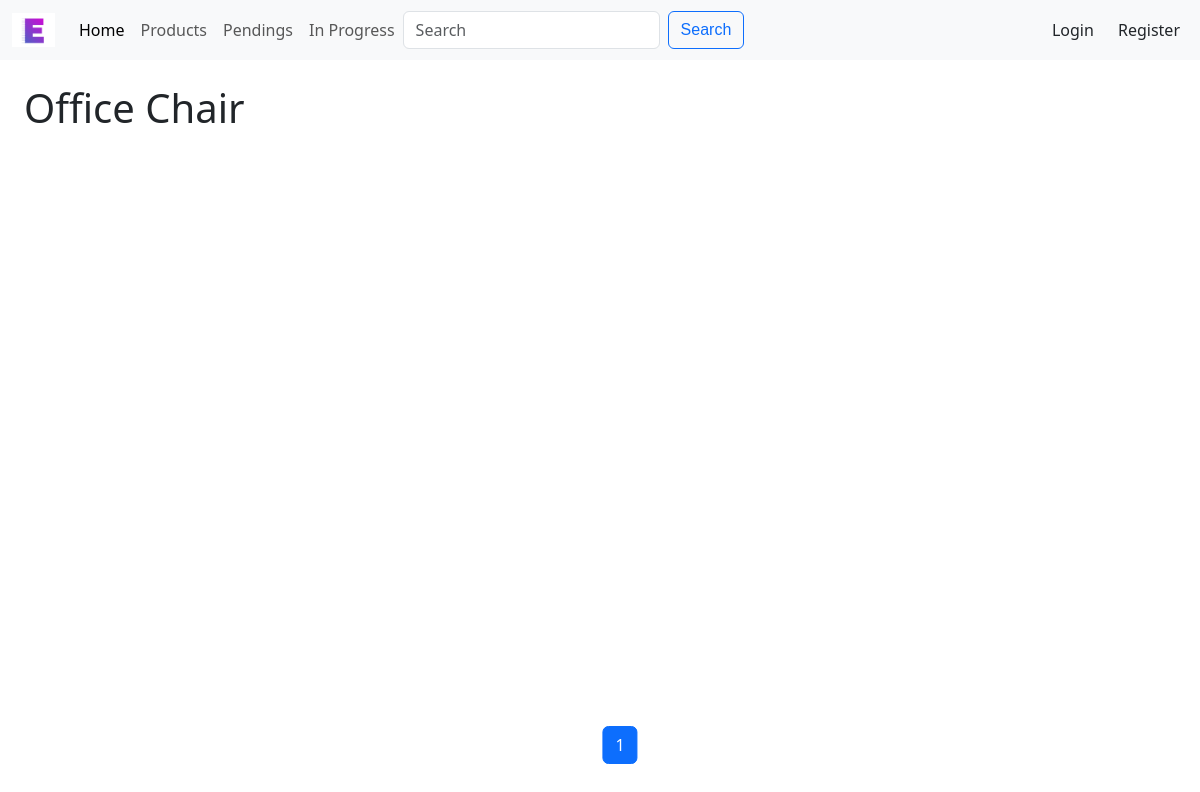
The app's page /category_products/Office Chair, older data.
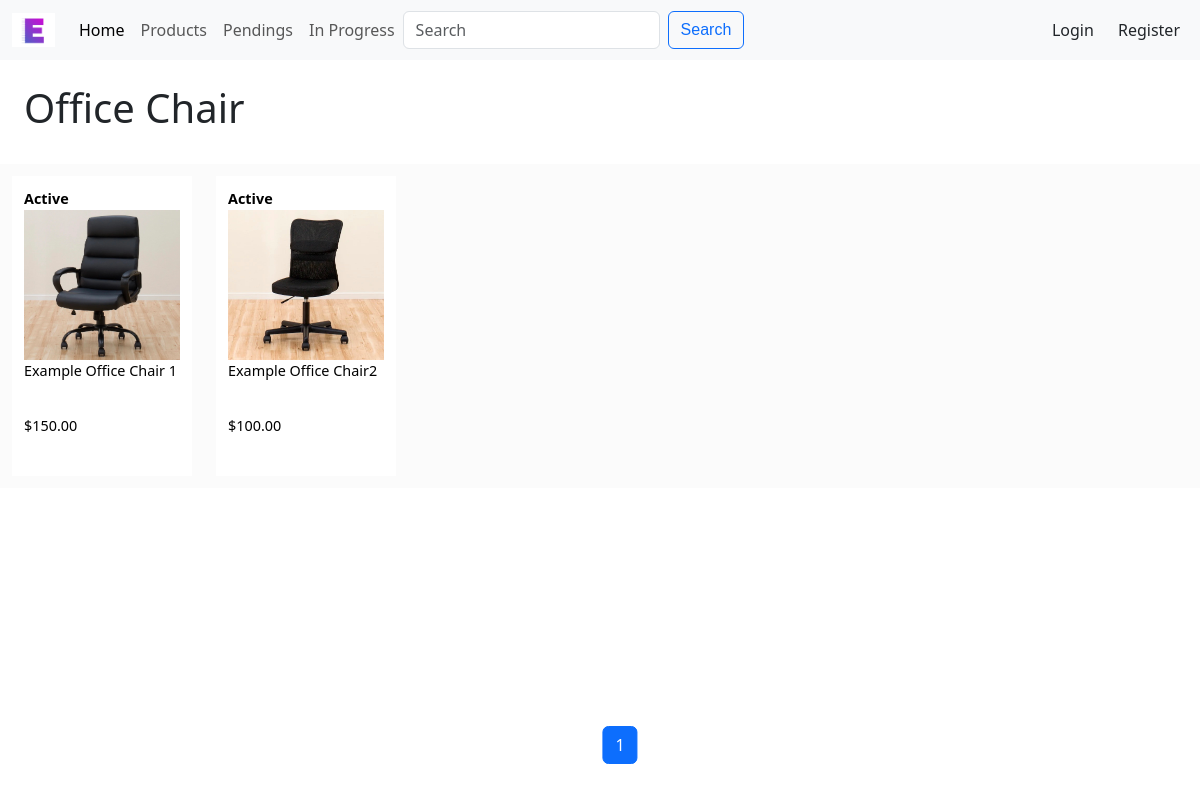
The same page, newer data.
### esb/models.py (models this page shows, shortened)
class Category(models.Model):
    title = models.CharField(max_length=32)
    type = models.CharField(max_length=32, null=True, blank=True)
    def __str__(self):
        return self.title
    class Meta:
        verbose_name_plural = "Categories"
        ordering = ["type", "title"]

class Product(models.Model):
    title = models.CharField(max_length=100)
    description = models.TextField(max_length=1000)
    category = models.ForeignKey(
        Category,
        on_delete=models.SET_NULL,
        blank=True,
        null=True,
        related_name="categories",
    )
    price = models.DecimalField(max_digits=10, decimal_places=2)
    active = models.BooleanField(default=False)
    img = models.ImageField(upload_to="esb/static/esb/image")
    class Meta:
        ordering = ["-active", "id"]

### esb/views.py (the view)
# urls.py: path("category_products/<str:category_name>",
def category_products(request, category_name):
    category = Category.objects.get(title=category_name)
    products = Product.objects.filter(category=category)
    paginator = Paginator(products, 18)
    page_number = request.GET.get("page")
    page_obj = paginator.get_page(page_number)
    prev_prev_page_number = page_obj.number - 2
    if page_obj.number + 2 in page_obj.paginator.page_range:
        next_next_page_number = page_obj.number + 2
    else:
        next_next_page_number = None
    return render(request, "esb/categoryP.html", {
        "category": category,
        "page_obj": page_obj,
        "next_next_page_number": next_next_page_number,
        "prev_prev_page_number": prev_prev_page_number
    })

### esb/templates/esb/categoryP.html
{% extends 'esb/search.html' %}
{% load static %}
{% block title %}
    <h1 class="padding1">{{ category }}</h1>
{% endblock %}

### esb/templates/esb/search.html (shortened to what this page needs)
{% extends 'esb/pendings.html' %}
{% load static %}
{% block body-view %}
    {% for p in page_obj %}
    <a class="pending-view" href="{% url 'product' p.id %}">
        {% if p.active %}
            <div style="font-weight:bolder;">Active</div>
        {% else %}
            <div style="font-weight:bolder;color:#d3d3d3;">Inactive</div>
        {% endif %}
        <div class="div-preview-img">
            {% if p.img %}
                <img src="/{{ p.img }}" alt="{{ p.title }}">
            {% else %}
                No Image.
            {% endif %}
        </div>
        <div class="div-preview-title">
            {{ p.title }}
        </div>
        <div>
            ${{ p.price }}
        </div>
    </a>
    {% endfor %}
{% endblock %}

### esb/templates/esb/pendings.html (shortened to what this page needs)
{% extends 'esb/layout.html' %}
{% block body %}
{% block title %}<h1 class="padding1">Pendings</h1>{% endblock %}
<div id="pendings-view">
    {% block body-view %}{% endblock %}
</div>
{% block pagination %}
    {% include 'esb/pagination.html' %}
{% endblock %}
{% endblock %}

### esb/templates/esb/layout.html (shortened to what this page needs)
{% load static %}
<!DOCTYPE html>
<html lang="en">
    <head>
        <link href="https://cdn.jsdelivr.net/npm/bootstrap@5.3.0-alpha1/dist/css/bootstrap.min.css" rel="stylesheet"
>
        <link rel="stylesheet" href="{% static 'esb/styles.css' %}">
    </head>
    <body>
        <nav class="navbar navbar-expand-lg bg-body-tertiary fixed-top">
            <div class="container-fluid">
                <a class="navbar-brand" href="#">
                    <img src="{% static 'esb/image/ESB.jpg' %}" alt="Esb" width="43" height="34">
                </a>
                <div class="collapse navbar-collapse" id="navbarNavDropdown" style="text-align:center;">
                    <ul class="navbar-nav">
                        <li class="nav-item">
                            <a class="nav-link active" aria-current="page" href="{% url 'index' %}">Home</a>
                        </li>
                        <li class="nav-item">
                            <a class="nav-link" href="{% url 'category' %}">Products</a>
                        </li>
                        <li class="nav-item">
                            <a class="nav-link" href="{% url 'pendings' %}">Pendings</a>
                        </li>
                        <li class="nav-item">
                            <a class="nav-link" href="{% url 'inprogress' %}">In Progress</a>
                        </li>
                    </ul>
                    {% if not request.user.is_authenticated %}
                    <div class="div-nav-login">
                        <a class="nav-link active" href="{% url 'login' %}" style="display:inline-block;">
                            Login
                        </a>
                        <a class="nav-link active" href="{% url 'register' %}" style="display:inline-block;margin-left:20px;">
                            Register
                        </a>
                    </div>
                    {% endif %}
                    <form action="{% url 'search_products' %}"class="d-flex" role="search" method="get">
                        <input class="form-control me-2" type="search" placeholder="Search" aria-label="Search" name="q">
                        <button class="btn btn-outline-primary" type="submit">Search</button>
                    </form>
                </div>
            </div>
        </nav>
    {% block body %}
    {% endblock %}
    </body>
</html>

### esb/templates/esb/pagination.html (shortened to what this page needs)
<nav aria-label="Page navigation example"
    style="margin:20px;display:flex;justify-content:center;position:fixed;bottom:0;left:50%;transform:translateX(-50%);">
    <ul class="pagination">
        <li class="page-item active"><a disabled class="page-link">{{ page_obj.number }}</a></li>
    </ul>
</nav>

### esb/static/esb/styles.css (style rules this page uses)
body { padding-top: 3.75rem; padding-bottom: 3.75rem; }
.btn { font-family: 'Gill Sans', 'Gill Sans MT', Calibri, 'Trebuchet MS', sans-serif; }
.padding1 { padding: 2%; }
#pendings-view { display: flex; flex-wrap: wrap; justify-content: left; align-items: center; margin: 0 auto; background-color: #d3d3d317; }
.pending-view { padding: 1%; margin: 1%; text-decoration: none; color: black; width: 180px; height: 300px; font-size: calc(0.6rem + 0.4vw); background-color: white; }
.div-preview-title { height: 20%; overflow: hidden; }
.div-preview-img { height: 150px; display: flex; justify-content: center; align-items: center; }
.div-preview-img img { width: 100%; max-height: 100%; }
@media screen and (min-width: 992px) { .div-nav-login { position: absolute; right: 0; margin-inline-end: 20px; } }

Row changes from the older to the newer data that the page shows:
added Product: active "Active", img (picture), title "Example Office Chair 1", price "150.00"
added Product: active "Active", img (picture), title "Example Office Chair2", price "100.00"
